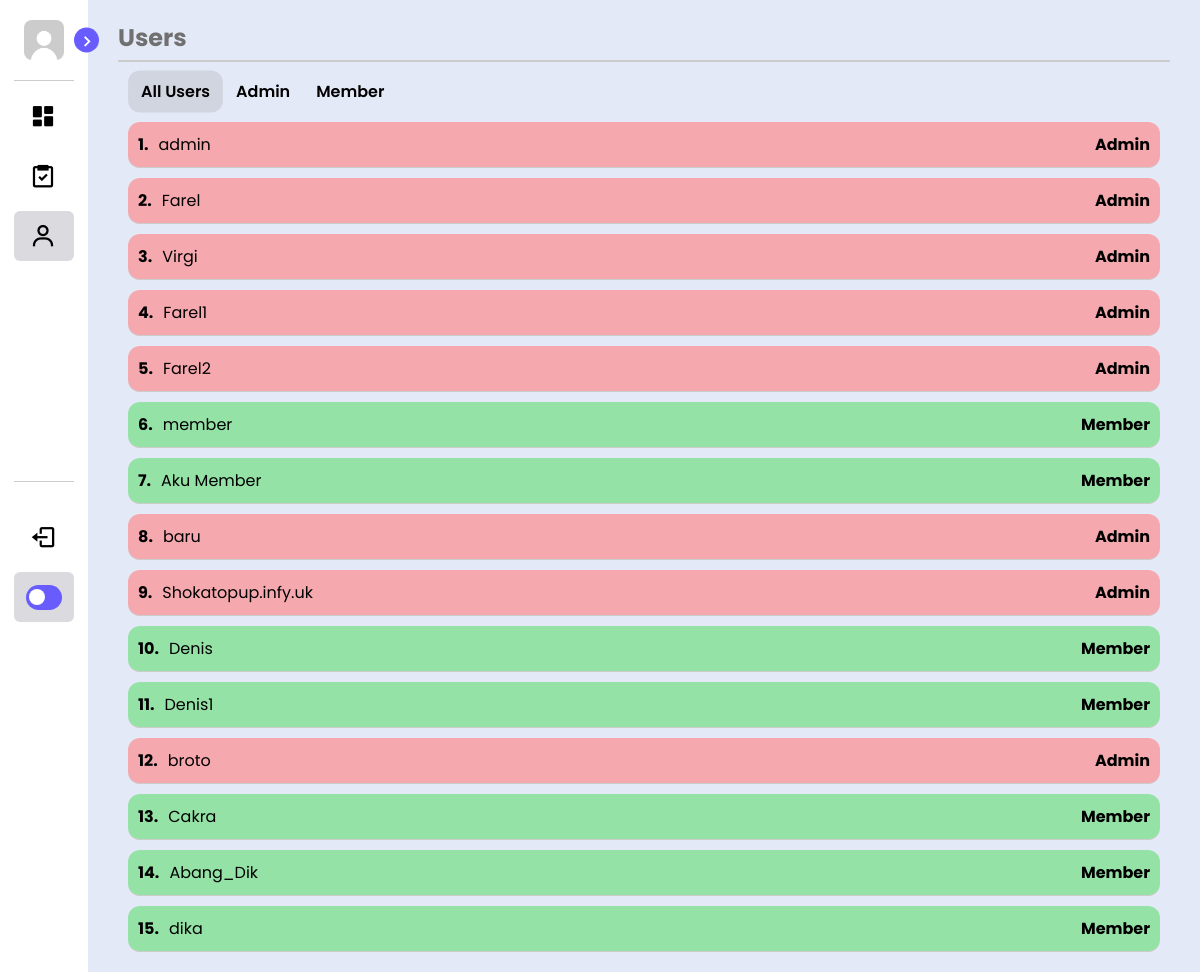
Page /views/users.php on the committed database.
### tables this page shows
CREATE TABLE `users` (
  `id` int(11) NOT NULL,
  `username` varchar(100) NOT NULL,
  `password` text NOT NULL,
  `role` enum('Admin','Member') NOT NULL
);

### views/users.php (the view, shortened to what this page needs)
<?php
    include ('../config/koneksi.php');
    $query = "SELECT id, username, role FROM users";
    $user = mysqli_query($conn, $query);
?>
<!DOCTYPE html>
<html lang="en">
<head>
    <link rel="stylesheet" href="../css/style.css">
    <link href='https://unpkg.com/boxicons@2.1.4/css/boxicons.min.css' rel='stylesheet'>
</head>
<body>
    <nav class="sidebar close">
        <header>
            <div class="image-text">
                <span class="image">
                    <img src="../img/profil.jpg" alt="logo">
                </span>
            </div>
            <i class='bx bx-chevron-right toggle'></i>
        </header>
        <div class="menu-bar">
            <div class="menu">
                <ul class="menu-links">
                    <li class="nav-links">
                        <a href="dashboard.php">
                            <i class='bx bxs-dashboard icons'></i>
                        </a>
                    </li>
                    <li class="nav-links">
                        <a href="todo.php">
                            <i class='bx bx-task icons'></i>
                        </a>
                    </li>
                    <li class="nav-links">
                        <a href="users.php" class="active">
                            <i class='bx bx-user icons'></i>
                        </a>
                    </li>
                </ul>
            </div>
            <div class="bottom-content">
                <li class="nav-links">
                    <a href="../php/logout.php">
                        <i class='bx bx-log-out icons'></i>
                    </a>
                </li>
                <li class="mode">
                    <div class="toggle-switch">
                        <span class="switch"></span>
                    </div>
                </li>
            </div>
        </div>
    </nav>
    <section class="main">
        <h1>Users</h1>
        <hr class="line">
        <div class="user-filter">
            <ul class="list-ul">
                <li><a href="#" class="filter-link active" data-filter="all">All Users</a></li>
                <li><a href="#" class="filter-link" data-filter="admin">Admin</a></li>
                <li><a href="#" class="filter-link" data-filter="member">Member</a></li>
            </ul>
        </div>
        <?php if (mysqli_num_rows($user) > 0) : ?>
            <ul class="list-users">
                <?php $no = 1;  ?>
                <?php while ($row = mysqli_fetch_assoc($user)) : ?>
                    <li class="user-item <?= $row['role'] == 'Admin' ? 'admin' : 'member' ?>">
                        <span class="user-number"><?= $no++ ?>. </span>
                        <span class="username"><?= htmlspecialchars($row['username']) ?></span>
                        <span class="role"><?= htmlspecialchars($row['role']) ?></span>
                    </li>
                <?php endwhile; ?>
            </ul>
        <?php else : ?>
            <p>Belum ada pengguna.</p>
        <?php endif; ?>
    </section>
</body>
</html>

### rows in the picture
users: username "admin", role "Admin"
users: username "Farel", role "Admin"
users: username "Virgi", role "Admin"
users: username "Farel1", role "Admin"
users: username "Farel2", role "Admin"
users: username "member", role "Member"
users: username "Aku Member", role "Member"
users: username "baru", role "Admin"
users: username "Shokatopup.infy.uk", role "Admin"
users: username "Denis", role "Member"
users: username "Denis1", role "Member"
users: username "broto", role "Admin"
users: username "Cakra", role "Member"
users: username "Abang_Dik", role "Member"
users: username "dika", role "Member"
